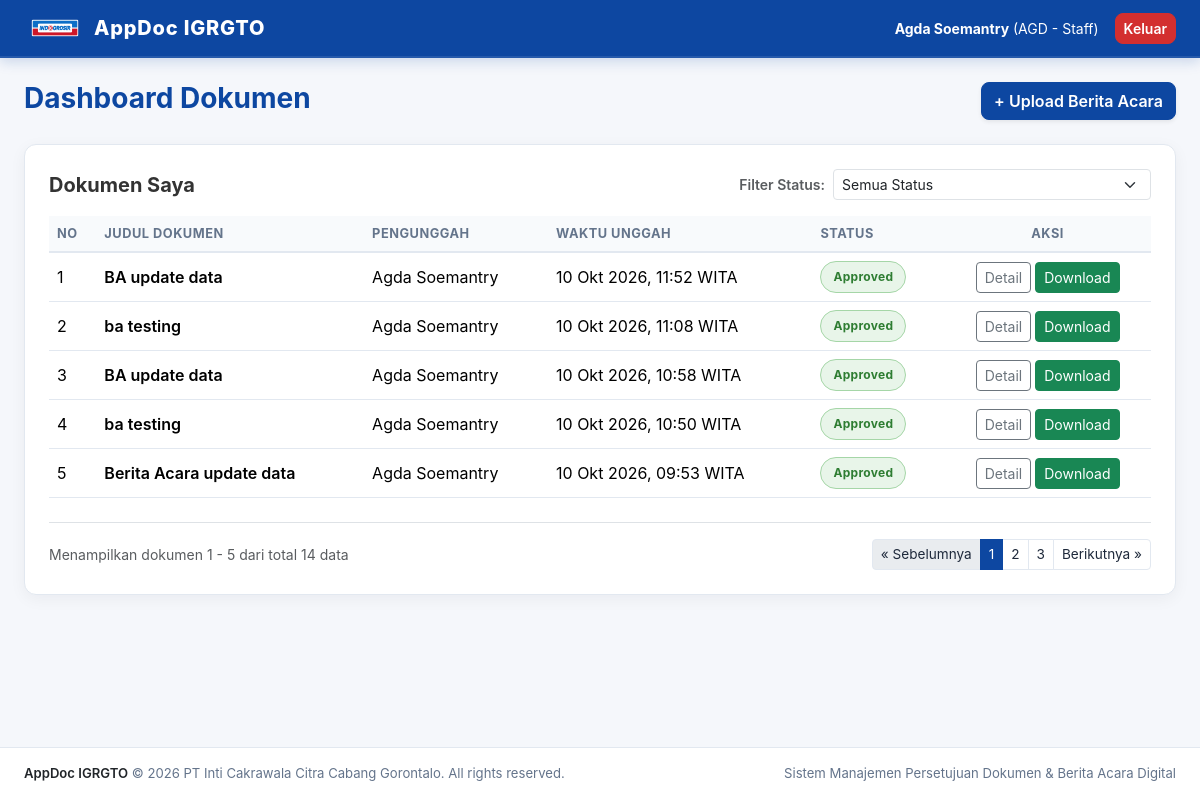
Before: /documents/dashboard/ (signed in) with the older database file.
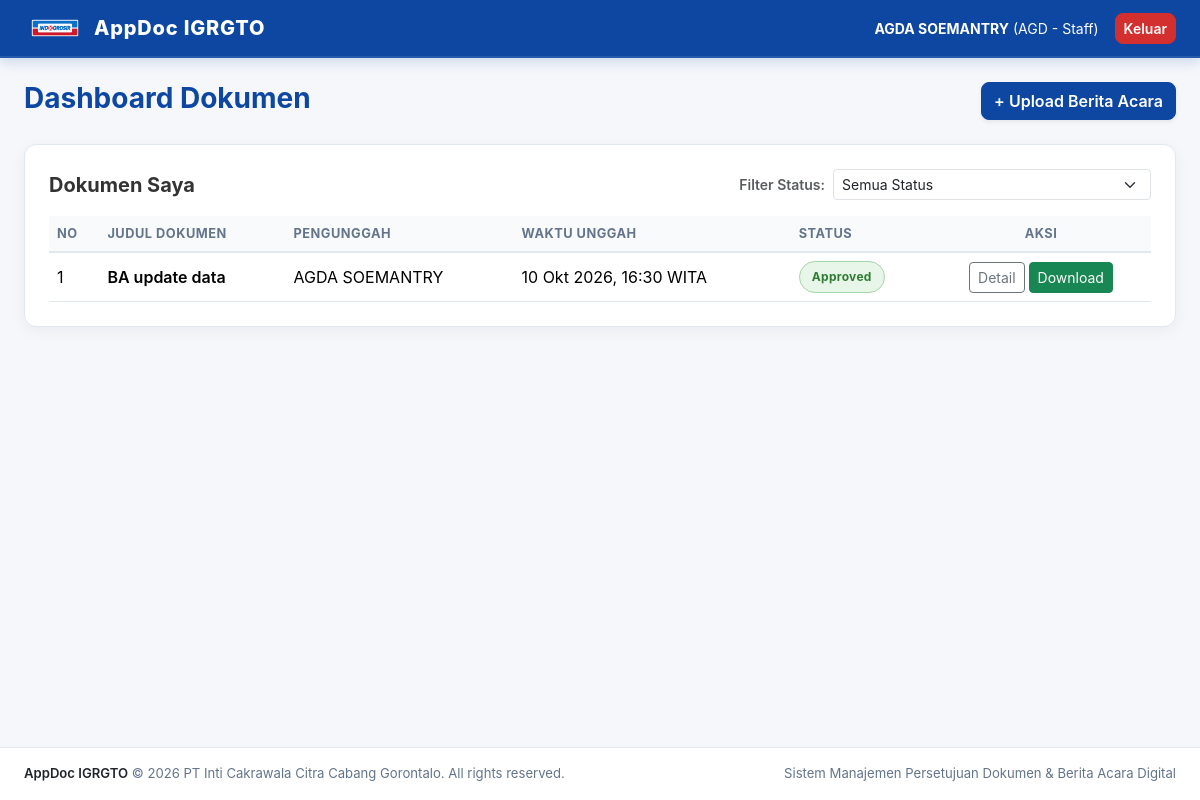
After: the same page with the newer database file.
### accounts/models.py (models this page shows, shortened)
class CustomUser(AbstractBaseUser, PermissionsMixin):
    USERLEVEL_CHOICES = (
        ('staff', 'Staff'),
        ('supervisor', 'Supervisor'),
        ('junior manajer', 'Store Junior Manajer'),
        ('store administration manager', 'Store Administration Manager'),
        ('store manager', 'Store Manager'),
    )
    userid_validator = RegexValidator(
        regex=r'^[A-Za-z0-9]{3}$',
        message='UserID harus terdiri dari tepat 3 karakter alfanumerik (huruf/angka).'
    )
    userid = models.CharField(
        max_length=3,
        primary_key=True,
        unique=True,
        validators=[userid_validator],
        help_text='3 karakter alfanumerik (Contoh: A01, ADJ, ST1). Disimpan dalam huruf besar.'
    )
    nama_pengguna = models.CharField(max_length=150, verbose_name='Nama Pengguna')
    email = models.EmailField(
        max_length=254,
        unique=True,
        null=True,
        blank=True,
        verbose_name='Alamat Email'
    )
    userlevel = models.CharField(
        max_length=35,
        choices=USERLEVEL_CHOICES,
        default='staff',
        verbose_name='Level User'
    )
    ttd_digital = models.ImageField(
        upload_to='signatures/',
        null=True,
        blank=True,
        validators=[validate_ttd_size],
        verbose_name='Tanda Tangan Digital (PNG/JPG Max 2MB)'
    )
    is_active = models.BooleanField(default=True)
    is_staff = models.BooleanField(default=False)
    date_joined = models.DateTimeField(auto_now_add=True)
    objects = CustomUserManager()
    USERNAME_FIELD = 'userid'
    REQUIRED_FIELDS = ['nama_pengguna','email']
    class Meta:
        verbose_name = 'Pengguna'
        verbose_name_plural = 'Daftar Pengguna'

### documents/models.py (models this page shows, shortened)
class Document(models.Model):
    STATUS_CHOICES = (
        ('draft', 'Draft'),
        ('waiting_supervisor', 'Menunggu Supervisor'),
        ('waiting_junior_manager', 'Menunggu Store Junior Manajer'),
        ('waiting_sam', 'Menunggu Store Administration Manager'),
        ('waiting_store_manager', 'Menunggu Store Manager'),
        ('approved', 'Selesai / Approved'),
        ('rejected', 'Ditolak / Rejected'),
    )
    judul_dokumen = models.CharField(max_length=255, verbose_name='Judul Dokumen')
    file_dokumen = models.FileField(
        upload_to='documents/%Y/%m/',
        validators=[validate_file_extension],
        verbose_name='File Dokumen (PDF/DOCX)'
    )
    signed_file = models.FileField(
        upload_to='documents/signed/%Y/%m/',
        blank=True,
        null=True,
        verbose_name='File Dokumen Lengkap Bertanda Tangan'
    )
    uploaded_by = models.ForeignKey(
        settings.AUTH_USER_MODEL,
        on_delete=models.CASCADE,
        related_name='uploaded_documents',
        verbose_name='Diupload Oleh'
    )
    status = models.CharField(
        max_length=35,
        choices=STATUS_CHOICES,
        default='draft',
        verbose_name='Status Dokumen'
    )
    required_levels = models.JSONField(
        default=list,
        blank=True,
        verbose_name='Level Persetujuan yang Diperlukan'
    )
    created_at = models.DateTimeField(auto_now_add=True, verbose_name='Tanggal Upload')
    updated_at = models.DateTimeField(auto_now=True, verbose_name='Terakhir Diperbarui')
    class Meta:
        verbose_name = 'Dokumen'
        verbose_name_plural = 'Daftar Dokumen'
        ordering = ['-created_at']

### documents/views.py (the view)
# urls.py: path('dashboard/', views.dashboard_view, name='dashboard'),
@login_required(login_url='accounts:login')
def dashboard_view(request):
    user = request.user
    level = user.userlevel
    queue_status_map = {
        'supervisor': 'waiting_supervisor',
        'junior manajer': 'waiting_junior_manager',
        'store administration manager': 'waiting_sam',
        'store manager': 'waiting_store_manager',
    }
    if level == 'staff':
        doc_queryset = Document.objects.filter(uploaded_by=user)
        active_queue = None
    else:
        target_status = queue_status_map.get(level)
        active_queue = Document.objects.filter(status=target_status)
        doc_queryset = Document.objects.all()
    selected_status = request.GET.get('status', 'all')
    if selected_status and selected_status != 'all':
        doc_queryset = doc_queryset.filter(status=selected_status)
    doc_queryset = doc_queryset.order_by('-created_at')
    paginator = Paginator(doc_queryset, 5)
    page_number = request.GET.get('page')
    documents = paginator.get_page(page_number)
    upload_form = DocumentUploadForm()
    context = {
            'documents': documents,
            'active_queue': active_queue,
            'upload_form': upload_form,
            'user_level': level,
            'can_upload': level in ['staff', 'supervisor', 'junior manajer', 'store administration manager'],
            'today_date': datetime.now().strftime('%d/%m/%Y'),
            'selected_status': selected_status,
            'status_choices': Document.STATUS_CHOICES,
    }
    return render(request, 'documents/dashboard.html', context)

### documents/forms.py
class DocumentUploadForm(forms.ModelForm):
    approval_targets = forms.MultipleChoiceField(
        choices=APPROVAL_LEVEL_CHOICES,
        widget=forms.CheckboxSelectMultiple(attrs={'class': 'form-check-input'}),
        required=True,
        label='Pilih Pejabat yang Butuh Tanda Tangan',
        help_text='Centang level yang wajib tanda tangan. Level yang tidak dicentang akan otomatis dilewati.'
    )
    class Meta:
        model = Document
        fields = ('judul_dokumen', 'file_dokumen')
        widgets = {
            'judul_dokumen': forms.TextInput(attrs={
                'class': 'form-control',
                'placeholder': 'Contoh: Berita Acara Stock Opname Toko'
            }),
            'file_dokumen': forms.FileInput(attrs={
                'class': 'form-control',
                'accept': '.pdf,.docx'
            }),
        }

### templates/documents/dashboard.html (shortened to what this page needs)
{% extends 'base.html' %}
{% block content %}
<div class="container-fluid px-4">
  <div class="d-flex justify-content-between align-items-center mb-4">
    <div>
      <h3 class="fw-bold mb-1" style="color: var(--primary-blue);">Dashboard Dokumen</h3>
    </div>
      {% if can_upload and user.ttd_digital %}
        <button type="button" class="btn btn-primary-appdoc shadow-sm" data-bs-toggle="modal" data-bs-target="#uploadDocModal">
          + Upload Berita Acara
        </button>
      {% endif %}
  </div>
  <div class="card card-custom p-4">
    <div class="d-flex flex-column flex-md-row justify-content-between align-items-md-center gap-3 mb-3">
      <h5 class="fw-bold mb-0" style="color: #333;">
        {% if user.userlevel == 'staff' %}Dokumen Saya{% else %}Semua Riwayat Dokumen{% endif %}
      </h5>
      <form method="get" class="d-flex align-items-center gap-2">
        <label for="status-filter" class="small fw-semibold text-muted text-nowrap mb-0">Filter Status:</label>
        <select name="status" id="status-filter" class="form-select form-select-sm" style="min-width: 220px;" onchange="this.form.submit()">
          <option value="all" {% if selected_status == 'all' %}selected{% endif %}>Semua Status</option>
        </select>
      </form>
    </div>
    <div class="table-responsive">
      <table class="table table-hover align-middle mb-0">
        <thead class="table-light">
          <tr>
            <th>No</th>
            <th>Judul Dokumen</th>
            <th>Pengunggah</th>
            <th>Waktu Unggah</th>
            <th>Status</th>
            <th class="text-center">Aksi</th>
          </tr>
        </thead>
        <tbody>
          {% for doc in documents %}
            <tr>
              <td>{{ forloop.counter0|add:documents.start_index }}</td>
              <td class="fw-semibold">{{ doc.judul_dokumen }}</td>
              <td>{{ doc.uploaded_by.nama_pengguna }}</td>
              <td>{{ doc.created_at|date:"d M Y, H:i" }} WITA</td>
              <td>
                {% if doc.status == 'approved' %}
                  <span class="badge-status badge-approved">Approved</span>
                {% elif doc.status == 'rejected' %}
                  <span class="badge-status badge-rejected">Rejected</span>
                {% elif doc.status == 'draft' %}
                  <span class="badge-status badge-draft">Draft</span>
                {% else %}
                  <span class="badge-status badge-waiting">{{ doc.get_status_display }}</span>
                {% endif %}
              <td class="text-center">
                <div class="d-flex justify-content-center gap-1">
                  <a href="{% url 'documents:preview' doc.id %}" class="btn btn-sm btn-outline-secondary">Detail</a>
                  {% if doc.status == 'approved' %}
                    <a href="{% url 'documents:download' doc.id %}" class="btn btn-sm btn-success" title="Download PDF Resmi">
                      Download
                    </a>
                  {% endif %}
                </div>
              </td>
            </tr>
          {% empty %}
            <tr>
              <td colspan="6" class="text-center py-4 text-muted">Belum ada dokumen yang sesuai dengan kriteria.</td>
            </tr>
          {% endfor %}
        </tbody>
      </table>
    </div>
    {% if documents.has_other_pages %}
      <div class="d-flex justify-content-between align-items-center mt-4 pt-3 border-top flex-wrap gap-2">
        <span class="small text-muted">
          Menampilkan dokumen {{ documents.start_index }} - {{ documents.end_index }} dari total {{ documents.paginator.count }} data
        </span>
        <nav aria-label="Navigasi Halaman">
          <ul class="pagination pagination-sm mb-0">
            {% if documents.has_previous %}
              <li class="page-item">
                <a class="page-link" href="?page={{ documents.previous_page_number }}&status={{ selected_status }}">&laquo; Sebelumnya</a>
              </li>
            {% else %}
              <li class="page-item disabled"><span class="page-link">&laquo; Sebelumnya</span></li>
            {% endif %}
            {% for p in documents.paginator.page_range %}
              {% if documents.number == p %}
                <li class="page-item active"><span class="page-link">{{ p }}</span></li>
              {% elif p > documents.number|add:'-3' and p < documents.number|add:'3' %}
                <li class="page-item"><a class="page-link" href="?page={{ p }}&status={{ selected_status }}">{{ p }}</a></li>
              {% endif %}
            {% endfor %}
            {% if documents.has_next %}
              <li class="page-item">
                <a class="page-link" href="?page={{ documents.next_page_number }}&status={{ selected_status }}">Berikutnya &raquo;</a>
              </li>
            {% else %}
              <li class="page-item disabled"><span class="page-link">Berikutnya &raquo;</span></li>
            {% endif %}
          </ul>
        </nav>
      </div>
    {% endif %}
  </div>
</div>
{% endblock %}

### templates/base.html (shortened to what this page needs)
{% load static %}
<!DOCTYPE html>
<html lang="id">
<head>
  <link href="https://cdn.jsdelivr.net/npm/bootstrap@5.3.3/dist/css/bootstrap.min.css" rel="stylesheet">
  <link rel="stylesheet" href="{% static 'css/custom.css' %}">
</head>
<body>
  <nav class="navbar navbar-expand-lg navbar-dark navbar-appdoc">
    <div class="container-fluid px-4">
      <img src="{% static 'img/logo.png' %}" alt="Logo" class="me-2" style="height: 32px; width: auto; object-fit: contain;">
      <a class="navbar-brand text-white" href="{% url 'documents:dashboard' %}">
        AppDoc IGRGTO
      </a>
      <div class="ms-auto d-flex align-items-center">
        {% if user.is_authenticated %}
          <span class="text-white me-3 small">
            <strong>{{ user.nama_pengguna }}</strong> ({{ user.userid }} - {{ user.get_userlevel_display }})
          </span>
          <a href="{% url 'accounts:logout' %}" class="btn btn-sm btn-danger-appdoc">Keluar</a>
        {% else %}
          <a href="{% url 'accounts:login' %}" class="btn btn-sm text-white me-2">Masuk</a>
          <a href="{% url 'accounts:register' %}" class="btn btn-sm btn-light text-primary fw-bold">Daftar</a>
        {% endif %}
      </div>
    </div>
  </nav>
  <div class="position-fixed top-0 end-0 p-3" style="z-index: 1090; pointer-events: none; max-width: 380px; width: 100%;">
  </div>
  <main class="py-4">
    {% block content %}{% endblock %}
  </main>
  <footer class="footer-appdoc py-3 mt-auto">
    <div class="container-fluid px-4 d-flex flex-column flex-md-row justify-content-between align-items-center gap-2">
      <div>
        <span class="fw-semibold text-dark">AppDoc IGRGTO</span> &copy; 2026 PT Inti Cakrawala Citra Cabang Gorontalo. All rights reserved.
      </div>
      <div>
        Sistem Manajemen Persetujuan Dokumen & Berita Acara Digital
      </div>
    </div>
  </footer>
</body>
</html>

### static/css/custom.css (style rules this page uses)
:root { --primary-blue: #0D47A1; --primary-blue-hover: #082d64; --primary-blue-subtle: #e3f2fd; --accent-red: #D32F2F; --accent-red-hover: #b71c1c; --accent-red-subtle: #ffebee; --bg-body: #F5F7FB; --bg-card: #FFFFFF; --text-dark: #1E293B; --text-muted: #64748B; --border-light: #E2E8F0; }
body { background-color: var(--bg-body); color: var(--text-dark); font-family: -apple-system, BlinkMacSystemFont, "Segoe UI", Roboto, "Helvetica Neue", Arial, sans-serif; min-height: 100vh; }
.navbar-appdoc { background-color: var(--primary-blue) !important; box-shadow: 0 4px 12px rgba(13, 71, 161, 0.18); border-bottom: 2px solid rgba(255, 255, 255, 0.1); }
.navbar-appdoc .navbar-brand { font-weight: 800; letter-spacing: 0.8px; font-size: 1.25rem; }
.card-custom { background-color: var(--bg-card); border: 1px solid var(--border-light); border-radius: 12px; box-shadow: 0 4px 16px rgba(15, 23, 42, 0.05); transition: transform 0.2s ease, box-shadow 0.2s ease; }
.btn-primary-appdoc { background-color: var(--primary-blue); border-color: var(--primary-blue); color: #FFFFFF; font-weight: 600; border-radius: 8px; transition: all 0.2s ease-in-out; }
.btn-danger-appdoc { background-color: var(--accent-red); border-color: var(--accent-red); color: #FFFFFF; font-weight: 600; border-radius: 8px; transition: all 0.2s ease-in-out; }
.badge-status { padding: 6px 12px; border-radius: 50rem; font-size: 0.75rem; font-weight: 700; letter-spacing: 0.3px; display: inline-block; }
.badge-approved { background-color: #E8F5E9; color: #2E7D32; border: 1px solid #A5D6A7; }
.table th { color: var(--text-muted); font-size: 0.8rem; text-transform: uppercase; letter-spacing: 0.5px; font-weight: 700; background-color: #F8FAFC; border-bottom: 2px solid var(--border-light); }
.table td { vertical-align: middle; border-bottom: 1px solid var(--border-light); }

### templates/base.html (style rules this page uses)
body { display: flex; flex-direction: column; min-height: 100vh; }
main { flex: 1 0 auto; }
.footer-appdoc { background-color: #ffffff; border-top: 1px solid var(--border-light); color: var(--text-muted); font-size: 0.82rem; flex-shrink: 0; }

Changed rows visible on the page:
removed Document: judul_dokumen "BA update data", uploaded_by.nama_pengguna "Agda Soemantry", created_at "10 Okt 2026, 11:52", status "Approved"
removed Document: judul_dokumen "ba testing", uploaded_by.nama_pengguna "Agda Soemantry", created_at "10 Okt 2026, 11:08", status "Approved"
removed Document: judul_dokumen "BA update data", uploaded_by.nama_pengguna "Agda Soemantry", created_at "10 Okt 2026, 10:58", status "Approved"
removed Document: judul_dokumen "ba testing", uploaded_by.nama_pengguna "Agda Soemantry", created_at "10 Okt 2026, 10:50", status "Approved"
removed Document: judul_dokumen "Berita Acara update data", uploaded_by.nama_pengguna "Agda Soemantry", created_at "10 Okt 2026, 09:53", status "Approved"
changed CustomUser "AGD": nama_pengguna "Agda Soemantry" → "AGDA SOEMANTRY"
now on this page (row edited): Document: judul_dokumen "BA update data", uploaded_by.nama_pengguna "AGDA SOEMANTRY", created_at "10 Okt 2026, 16:30", status "Approved"
Other visible differences:
{{ documents.start_index }}: "1" → (not shown)
{{ documents.end_index }}: "5" → (not shown)
{{ documents.paginator.count }}: "14" → (not shown)
text no longer shown: "Menampilkan dokumen - dari total data « Sebelumnya Berikutnya »"
list line gone: "1"
list line gone: "2"
list line gone: "3"
